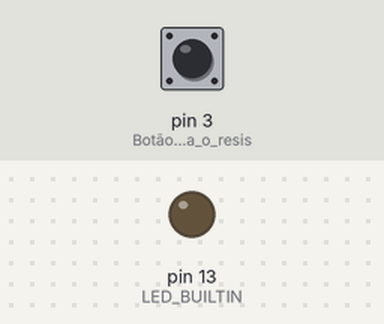
A sketch run on a simulated Arduino Uno, built with avr-gcc and run on an emulated ATmega328P. Parts: output pins drawn as LEDs (lit = HIGH). Inputs (shaded band) come from the test bench; at power-on: pin 3 (Botão_que_utiliza_o_resis) HIGH.

Above: at 1.2 s.
1.3 s: pin 3 (Botão_que_utiliza_o_resis) pulled LOW for 3.2 s
At 5.6 s:
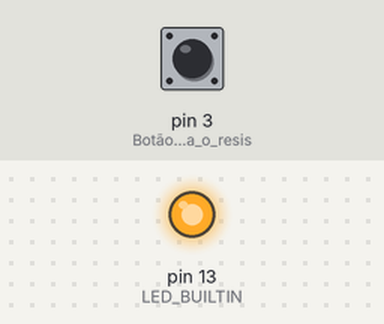
6.0 s: pin 3 (Botão_que_utiliza_o_resis) pulled LOW for 0.15 s
At 6.9 s:
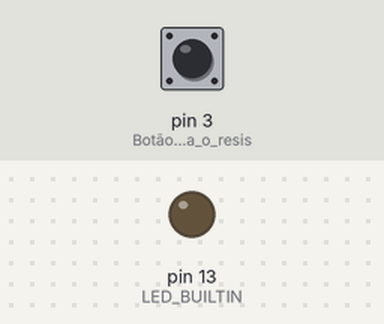
Timing chart, 0 to 9.0 s (numbered marks = the images above; inputs shaded):
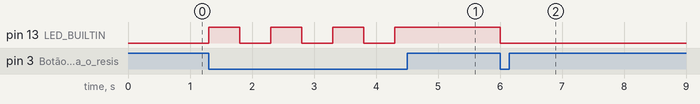

The sketch:

botao_funcional.ino
```cpp
int ligado = 0;

void setup() {
  // put your setup code here, to run once:
  pinMode(13, OUTPUT); //LED BUILTIN
  pinMode(3, INPUT_PULLUP); //Botão que utiliza o resistor do LED_BUILTIN
}
void loop() {
  // put your main code here, to run repeatedly:
  if (!digitalRead(3) && !ligado) {
    digitalWrite(13, HIGH);
    ligado = 1;
    delay(500);
  }
  if (!digitalRead(3) && ligado) {
    digitalWrite(13, LOW);
    ligado = 0;
    delay(500);
  }
}
```

Measured:
- after the input at 1.3 s, pin 13 (LED_BUILTIN): alternates HIGH for 0.50 s and LOW for 0.50 s, 7 changes in all, then stays HIGH, starting at once
- after the input at 6.0 s, pin 13 (LED_BUILTIN): HIGH → LOW at once
